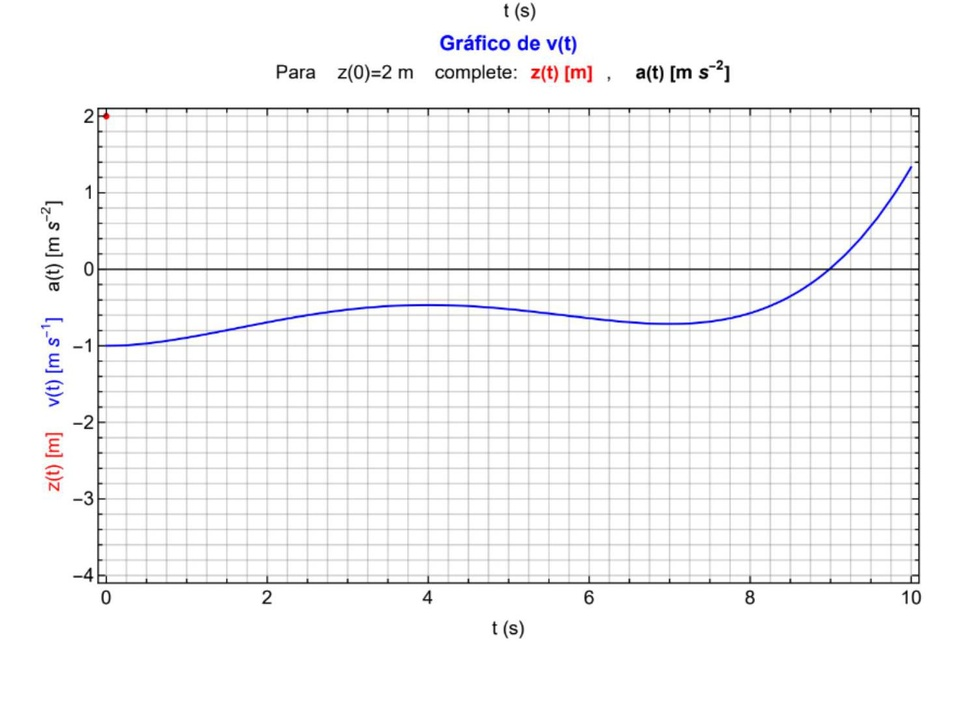
#> input picture ImagesBase/main1.jpg, 973 x 725 px, shrunk from 1496 x 1114 before the run, found by its file name
$ python imageCrop.py
#> lines starting #> are read from the running program, lines starting #| are printed output that depends on the picture
from PIL import Image
import os

root = os.getcwd() + "/PdfsForConversion/"
folderName = input("Folder name: ")
#> the answer given: ImagesBase
fileName = input("File name: ")
#> the answer given: ImagesBase/main1.jpg

folderName = "main_JPGS"
fileName = "main1"

image = Image.open(root + folderName + "/" + fileName + ".jpg")
#> image is the input picture: PIL image 973x725 RGB; mean R, G, B 246.2, 246.1, 246.8

width, height = image.size
#> width = 973; height = 725

# specify as you wish
left = width/6.9
#> left = 141
top = height/2.1
#> top = 345.2
right = width*20/21
#> right = 926.7
bottom = height*14/15
#> bottom = 676.7


image = image.crop(( left, top, right, bottom ))
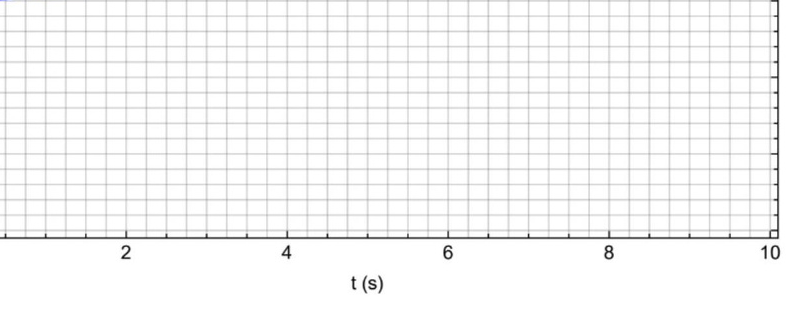
#> image: PIL image 786x332 RGB; mean R, G, B 246.8, 246.8, 246.8
image.show()

image.save(root + "CropedImages/" + fileName + "Croped1.jpg")

$ run again, with ImagesBase/main2Croped1.jpg copied over ImagesBase/main1.jpg
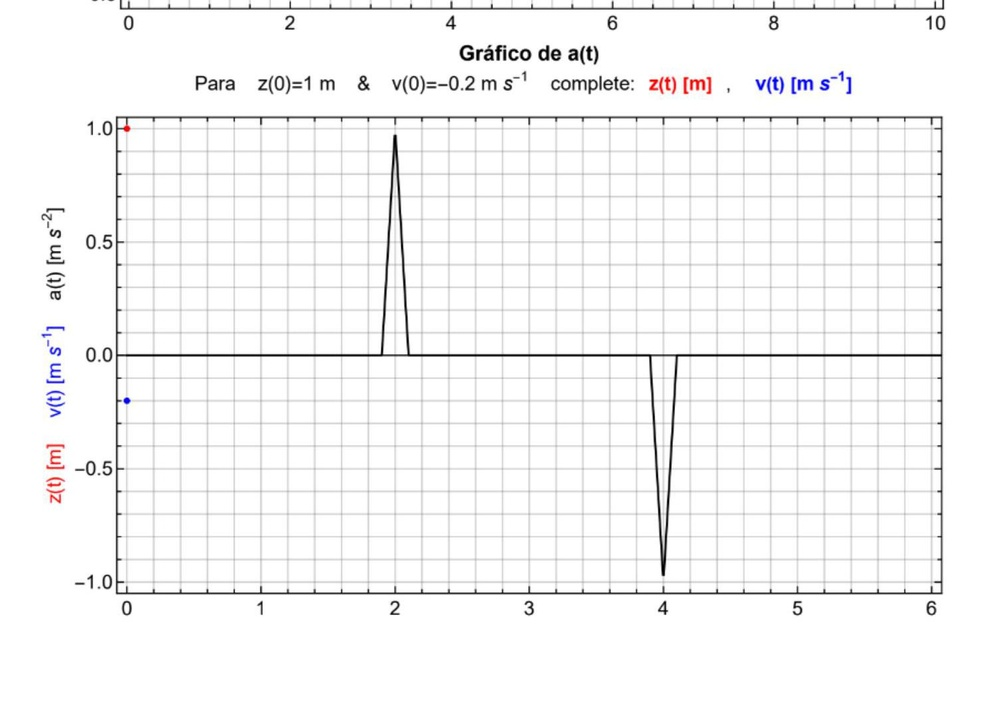
#> input picture ImagesBase/main2Croped1.jpg, 994 x 710 px, shrunk from 1496 x 1069 before the run, found by its file name
#> image is the input picture: PIL image 994x710 RGB; mean R, G, B 246.4, 246.2, 246.4
#> `image = image.crop(( left, top, right, bottom ))`:
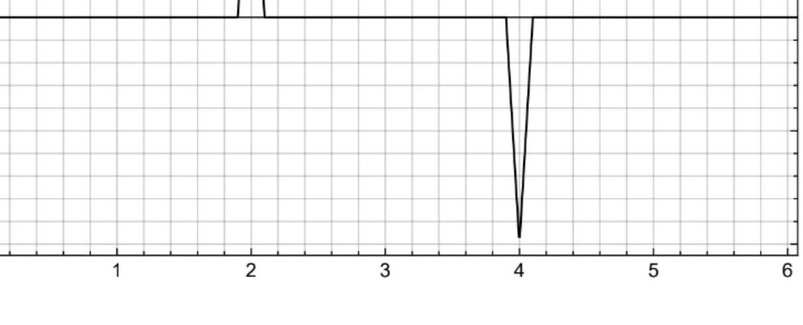
#> image: PIL image 803x325 RGB; mean R, G, B 245.9, 245.9, 245.9

$ run again, with ImagesBase/main2Croped2.jpg copied over ImagesBase/main1.jpg
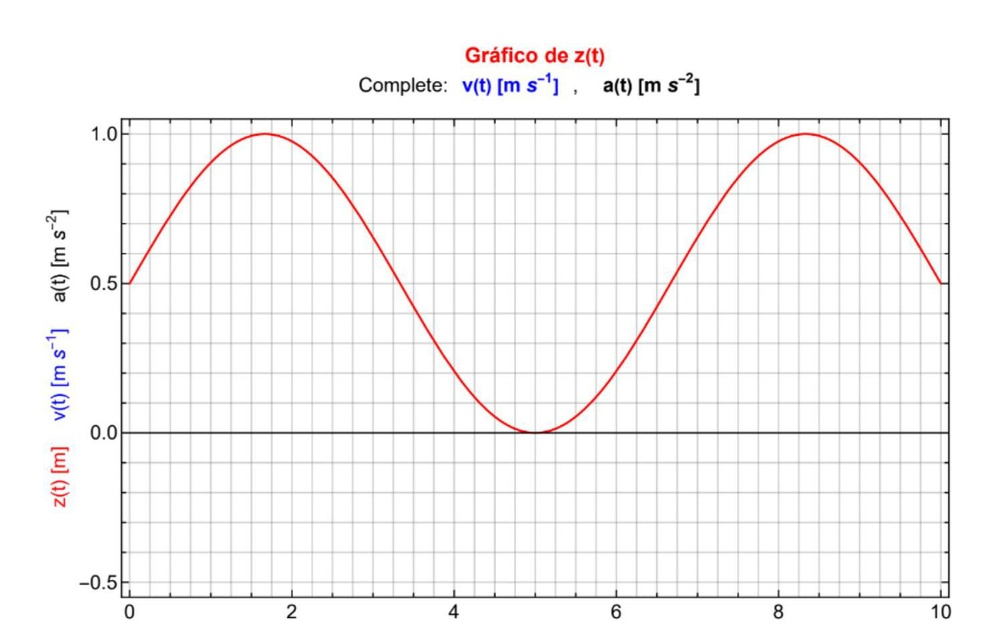
#> input picture ImagesBase/main2Croped2.jpg, 1000 x 626 px, shrunk from 1496 x 936 before the run, found by its file name
#> image is the input picture: PIL image 1000x626 RGB; mean R, G, B 247.2, 246, 246.2
#> `image = image.crop(( left, top, right, bottom ))`:
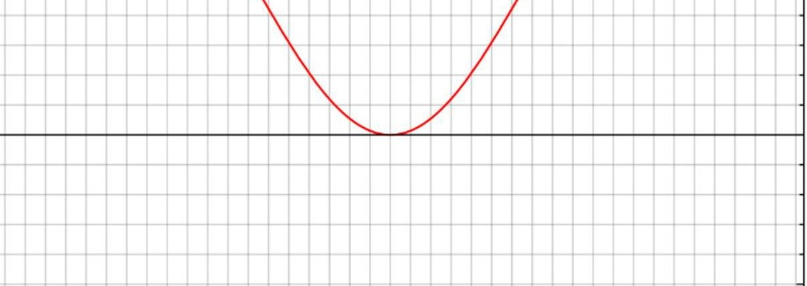
#> image: PIL image 807x286 RGB; mean R, G, B 246.5, 245.8, 245.8

$ run again, with ImagesBase/TG1 (1).PNG saved as ImagesBase/main1.jpg
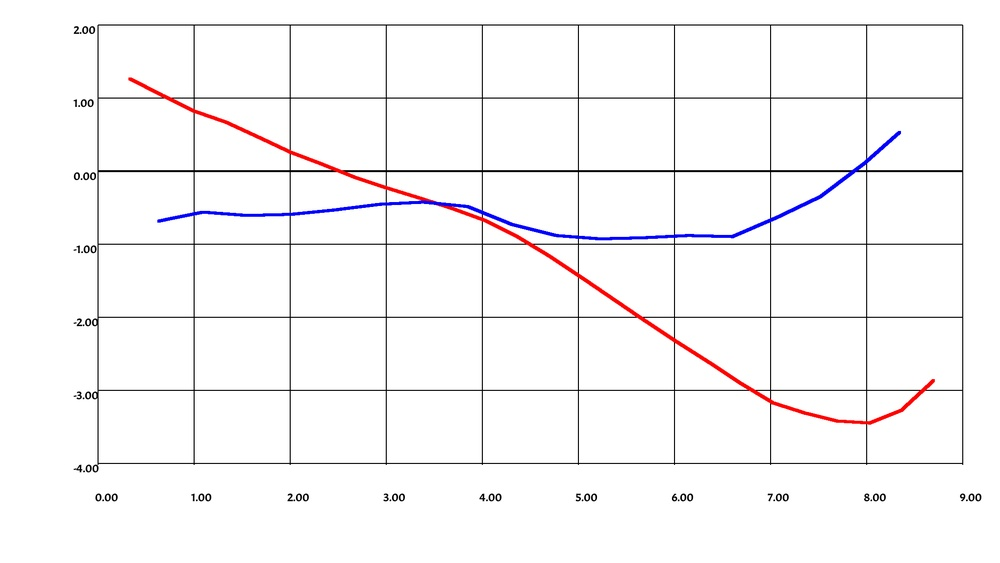
#> input picture ImagesBase/TG1 (1).PNG, 1000 x 563 px, shrunk from 2040 x 1148 before the run, found by its file name
#> image is the input picture: PIL image 1000x563 RGB; mean R, G, B 247.6, 246.3, 247.3
#> `image = image.crop(( left, top, right, bottom ))`:
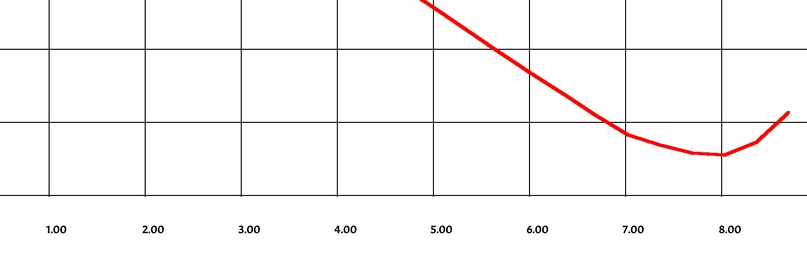
#> image: PIL image 807x257 RGB; mean R, G, B 248.9, 247.2, 247.2
